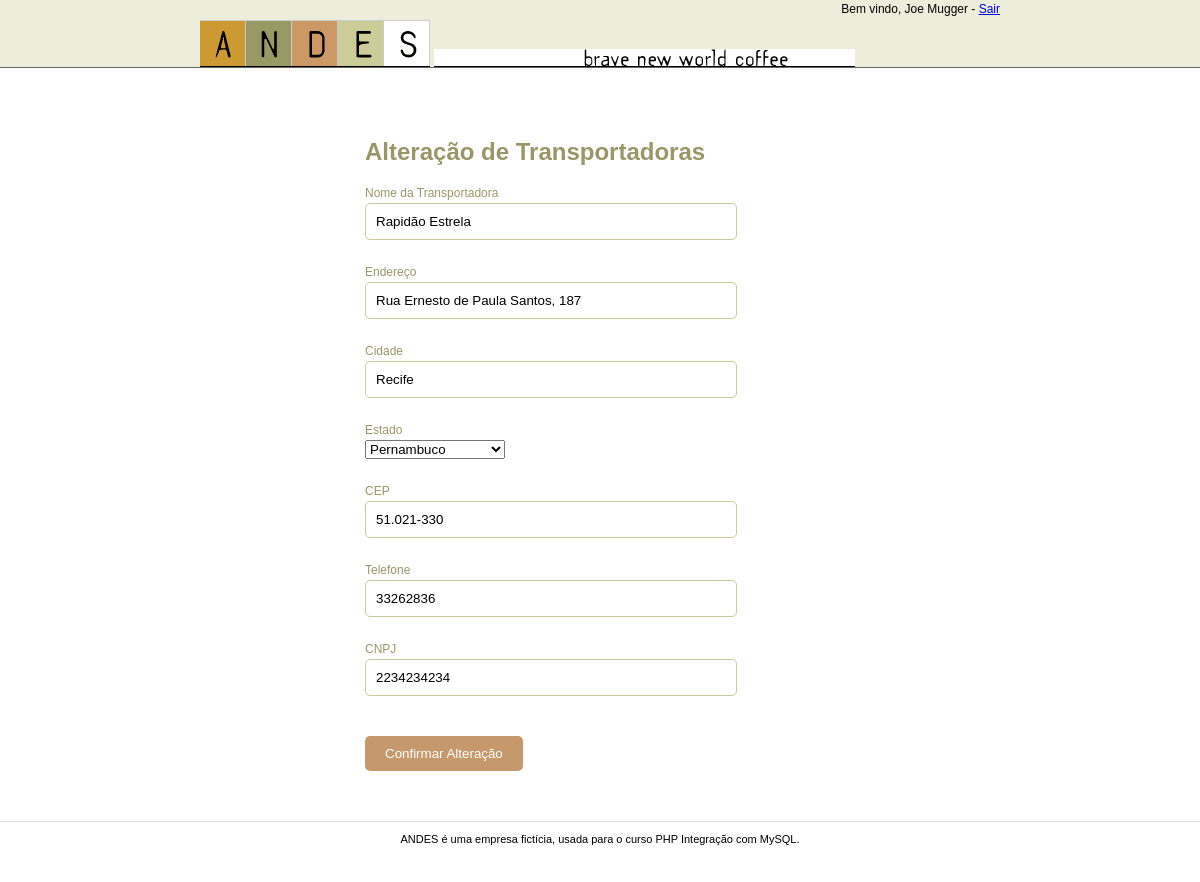
The app's page /integrated/alteracao_transportadora.php?codigo=1 (signed in) with its own data.
### tables this page shows
CREATE TABLE `fornecedores` (
  `fornecedorID` int NOT NULL AUTO_INCREMENT,
  `nomefornecedor` varchar(50) DEFAULT NULL,
  `endereco` varchar(50) DEFAULT NULL,
  `cidade` varchar(50) DEFAULT NULL,
  `estadoID` tinyint DEFAULT NULL,
  `ddd` tinyint DEFAULT NULL,
  `telefone` varchar(14) DEFAULT NULL,
  `usuario` varchar(20) DEFAULT NULL,
  `senha` varchar(20) DEFAULT NULL,
  PRIMARY KEY (`fornecedorID`)
);

CREATE TABLE `transportadoras` (
  `transportadoraID` int NOT NULL AUTO_INCREMENT,
  `nometransportadora` varchar(50) DEFAULT NULL,
  `endereco` varchar(50) DEFAULT NULL,
  `telefone` varchar(50) DEFAULT NULL,
  `cidade` varchar(50) DEFAULT NULL,
  `estadoID` tinyint DEFAULT NULL,
  `cep` varchar(10) DEFAULT NULL,
  `cnpj` varchar(19) DEFAULT NULL,
  PRIMARY KEY (`transportadoraID`)
);

### integrated/alteracao_transportadora.php (the view, shortened to what this page needs)
<?php require_once("../connection/conexao.php"); ?>
<?php
$tr = "SELECT * FROM transportadoras ";
if (isset($_GET["codigo"])) {
    $id = $_GET["codigo"];
    $tr .= "WHERE transportadoraID = {$id} ";
} else {
    header("location:listagem_transportadora.php");
}
$con_transportadora = mysqli_query($connect, $tr);
$info_tr = mysqli_fetch_assoc($con_transportadora);
$estados = "SELECT * FROM estados";
$lista_estados = mysqli_query($connect, $estados);
?>
<!doctype html>
<html>
<head>
    <link href="_css/estilo.css" rel="stylesheet">
    <link href="_css/alteracao.css" rel="stylesheet">
</head>
<body>
    <?php include_once("_incluir/topo.php"); ?>
    <main>
        <div id="janela_formulario">
            <form action="alteracao_transportadora.php" method="post">
                <h2>Alteração de Transportadoras</h2>
                <label for="nometransportadora">Nome da Transportadora</label>
                <input type="text" value="<?php echo $info_tr["nometransportadora"] ?>" name="nometransportadora" id="nometransportadora">
                <label for="endereco">Endereço</label>
                <input type="text" value="<?php echo $info_tr["endereco"] ?>" name="endereco" id="endereco">
                <label for="cidade">Cidade</label>
                <input type="text" value="<?php echo $info_tr["cidade"] ?>" name="cidade" id="cidade">
                <label for="estados">Estado</label>
                <select id="estados" name="estados">
                    <?php
                    $meu_estado = $info_tr["estadoID"];
                    while ($linha = mysqli_fetch_assoc($lista_estados)) {
                        if ($meu_estado == $linha["estadoID"]) {
                    ?>
                        <option value="<?php echo $linha["estadoID"]; ?>" selected>
                            <?php echo $linha["nome"]; ?>
                        </option>
                        <?php
                        }else{
                        ?>
                            <option value="<?php echo $linha["estadoID"]; ?>">
                                <?php echo $linha["nome"]; ?>
                            </option>
                        <?php } ?>
                    <?php } ?>
                </select>
                <label for="cep">CEP</label>
                <input type="text" value="<?php echo $info_tr["cep"] ?>" name="cep" id="cep">
                <label for="telefone">Telefone</label>
                <input type="text" value="<?php echo $info_tr["telefone"] ?>" name="telefone" id="telefone">
                <label for="cnpj">CNPJ</label>
                <input type="text" value="<?php echo $info_tr["cnpj"] ?>" name="cnpj" id="cnpj">
                <input type="submit" value="Confirmar Alteração">
            </form>
        </div>
    </main>
    <?php include_once("_incluir/rodape.php"); ?>
</body>
</html>

### integrated/_incluir/topo.php (shortened to what this page needs)
<header>
    <div id="header_central">
        <?php
            if (isset($_SESSION["cliente_portal"])){
                $user = $_SESSION["cliente_portal"];
                $saudation = "SELECT nomecompleto FROM clientes WHERE clienteID = {$user} ";
                $saudation_login = mysqli_query($connect, $saudation);
                if(!$saudation_login){
                    die("Falha no banco de dados! (Saudação)");
                }
                $saudation_login = mysqli_fetch_assoc($saudation_login);
                $nome = $saudation_login["nomecompleto"];
        ?>
        <div id="header_saudacao">
            <h5>Bem vindo, <?php echo $nome; ?> - <a href="sair.php">Sair</a></h5>
        </div>
        <?php
            }if (isset($_SESSION["fornecedor_portal"])){
                    $user = $_SESSION["fornecedor_portal"];
                    $saudation = "SELECT nomefornecedor FROM fornecedores WHERE fornecedorID = {$user} ";
                    $saudation_login = mysqli_query($connect, $saudation);
                    $saudation_login = mysqli_fetch_assoc($saudation_login);
                    $nome = $saudation_login["nomefornecedor"];
        ?>
        <div id="header_saudacao">
            <h5>Bem vindo, <?php echo $nome; ?> - <a href="sair.php">Sair</a></h5>
        </div>
        <?php
           }
        ?>
        <img src="_assets/logo_andes.gif">
        <img src="_assets/text_bnwcoffee.gif">
    </div>
</header>

### integrated/_css/estilo.css (style rules this page uses)
body { margin:0; }
header { width:100%; height:67px; background-color:#EDEDDC; border-bottom:1px solid #666; }
div#header_central { position: relative; width:800px; height:67px; margin:0 auto; }
div#header_central img { margin-top:20px; }
div#header_saudacao { position: absolute; top:0; right:0px; text-align: right; }
div#header_saudacao h5 { font-family: sans-serif; font-size: 12px; font-weight: 100; margin:2px 0 0 0; padding:0; }
main { width:960px; min-height: 500px; padding:20px 0; margin:0 auto; }

### integrated/_css/alteracao.css (style rules this page uses)
main div#janela_formulario { width:860px; margin:50px auto 30px; }
main div#janela_formulario form { width:470px; margin:10px auto; }
main div#janela_formulario form h2 { font-family: sans-serif; color:#9A9668; }
main div#janela_formulario form label { display: block; font-family: sans-serif; font-size: 12px; font-weight: 500; margin-bottom: 3px; color: #9A9668; }
main div#janela_formulario form input[type="text"] { width:350px; padding:10px; border:1px solid #CDC99B; border-radius: 5px; outline: none; margin-bottom: 25px; }
main div#janela_formulario form select { margin-bottom: 25px; }
main div#janela_formulario form input[type="submit"] { display: block; padding:10px 20px; margin-top:15px; color: #FFF; border:0; border-radius: 5px; background-color: #C5996B; outline: none; cursor: pointer; }

### records on screen
fornecedores: nomefornecedor "Joe Mugger"
transportadoras: nometransportadora "Rapidão Estrela", endereco "Rua Ernesto de Paula Santos, 187", cidade "Recife", cep "51.021-330", telefone "33262836", cnpj "2234234234"

### other values on screen
form field estados "Pernambuco"
